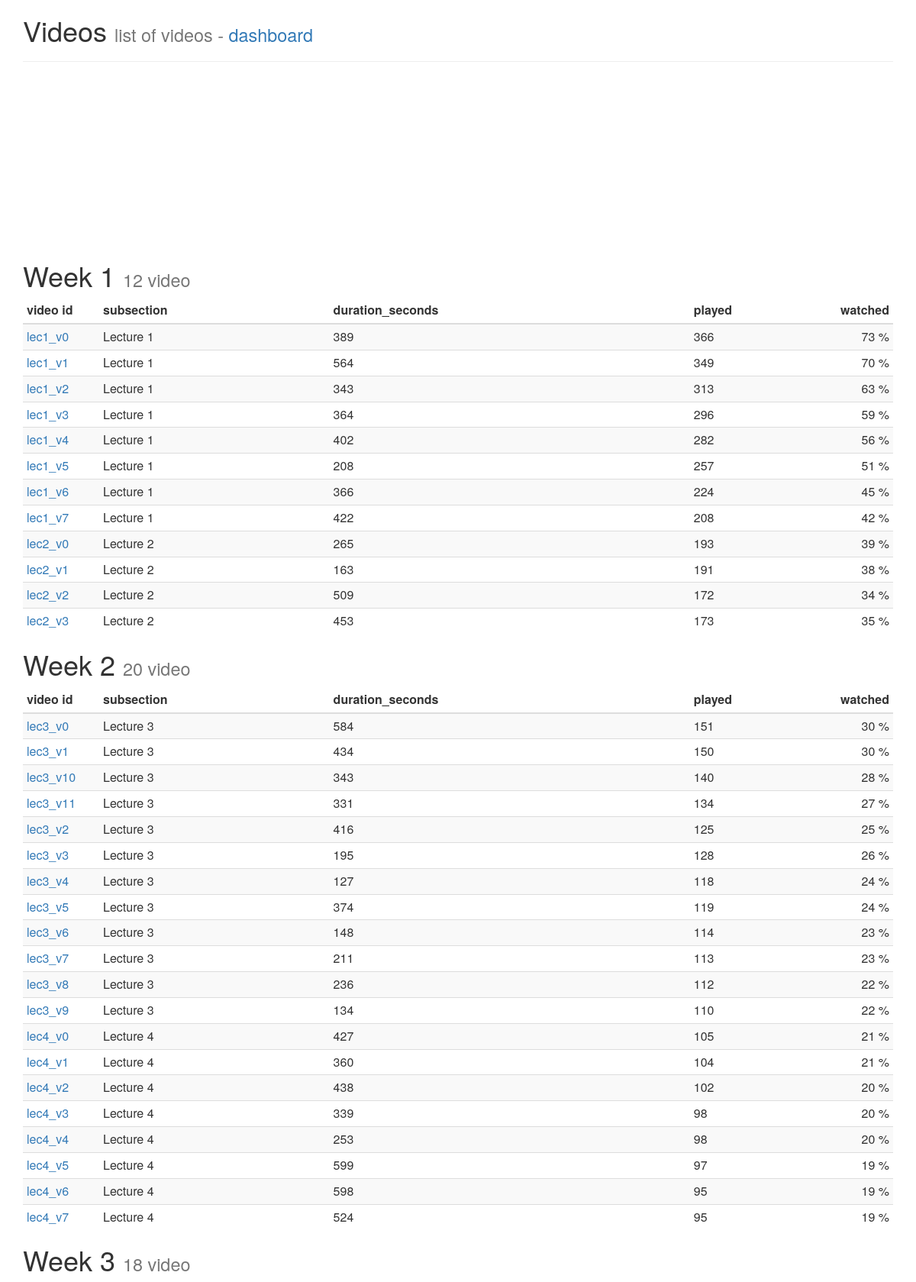
/videos.php (upper part), run on the app's committed database.
### tables this page shows
CREATE TABLE IF NOT EXISTS `videos` (
  `id` varchar(32) NOT NULL,
  `section` varchar(32) NOT NULL,
  `subsection` varchar(32) NOT NULL,
  `duration_seconds` int(11) NOT NULL
);

### dashboard_functions.php (called while the page is built, shortened)
<?php
function video_access_count()
{
	global $db;
	$sql="SELECT video_id, COUNT(*) as count FROM `video_views` WHERE 1 GROUP BY video_id;";
	$q=$db->query($sql) or die("errro:$sql");
	$dat=[];
	while($r=$q->fetch(PDO::FETCH_ASSOC)){
		$dat[$r['video_id']]=$r['count'];
	}
	return $dat;
}

### videos.php (the view, shortened to what this page needs)
<?php
include "connect.php";
include "header.php";
include_once "dashboard_functions.php";
?>
<html>
<head>
</head>
<body>
<div class='container'>
<h1>Videos <small>list of videos - <a href='index.php'>dashboard</a></small></h1>
<hr />
<div id='chart'></div>
<?php
$sql="SELECT * FROM videos WHERE 1;";
$q=$db->query($sql) or die("error : $sql\n");
$videos=[];
while($r=$q->fetch()){
	$week=$r['section'];
	$videos["$week"][]=$r;
}
$VAC=video_access_count();
ksort($videos);
echo "<br />";
foreach ($videos as $week=>$video) {
	echo "<h1>$week <small>".count($video)." video</small></h1>";
	echo "<table class='table table-condensed table-striped'>";
	echo "<thead>";
	echo "<th width=100>video id</th>";
	echo "<th>subsection</th>";
	echo "<th title='video duration'>duration_seconds</th>";
	echo "<th title='Video played by n students'>played</th>";
	echo "<th width=60>watched</th>";
	echo "</thead>";
	echo "<tbody>";
	foreach($video as $r){
		echo "<tr>";
		echo "<td><a href=video.php?id=".$r['id'].">".$r['id']."</a>";
		echo "<td>".$r['subsection'];
		echo "<td>".$r['duration_seconds'];
		echo "<td>".$VAC[$r['id']];
		echo "<td style='text-align:right'>".round($VAC[$r['id']]/500*100)." %";
	}
	echo "</tbody>";
	echo "</table>";
}
?>
</body>

### data on the page
videos: id "lec1_v0", subsection "Lecture 1", duration_seconds "389", id "366", $VAC[$r['id']]/500*100 "73"
videos: id "lec1_v1", subsection "Lecture 1", duration_seconds "564", id "349", $VAC[$r['id']]/500*100 "70"
videos: id "lec1_v2", subsection "Lecture 1", duration_seconds "343", id "313", $VAC[$r['id']]/500*100 "63"
videos: id "lec1_v3", subsection "Lecture 1", duration_seconds "364", id "296", $VAC[$r['id']]/500*100 "59"
videos: id "lec1_v4", subsection "Lecture 1", duration_seconds "402", id "282", $VAC[$r['id']]/500*100 "56"
videos: id "lec1_v5", subsection "Lecture 1", duration_seconds "208", id "257", $VAC[$r['id']]/500*100 "51"
videos: id "lec1_v6", subsection "Lecture 1", duration_seconds "366", id "224", $VAC[$r['id']]/500*100 "45"
videos: id "lec1_v7", subsection "Lecture 1", duration_seconds "422", id "208", $VAC[$r['id']]/500*100 "42"
videos: id "lec2_v0", subsection "Lecture 2", duration_seconds "265", id "193", $VAC[$r['id']]/500*100 "39"
videos: id "lec2_v1", subsection "Lecture 2", duration_seconds "163", id "191", $VAC[$r['id']]/500*100 "38"
videos: id "lec2_v2", subsection "Lecture 2", duration_seconds "509", id "172", $VAC[$r['id']]/500*100 "34"
videos: id "lec2_v3", subsection "Lecture 2", duration_seconds "453", id "173", $VAC[$r['id']]/500*100 "35"
videos: id "lec3_v0", subsection "Lecture 3", duration_seconds "584", id "151", $VAC[$r['id']]/500*100 "30"
videos: id "lec3_v1", subsection "Lecture 3", duration_seconds "434", id "150", $VAC[$r['id']]/500*100 "30"
videos: id "lec3_v10", subsection "Lecture 3", duration_seconds "343", id "140", $VAC[$r['id']]/500*100 "28"
videos: id "lec3_v11", subsection "Lecture 3", duration_seconds "331", id "134", $VAC[$r['id']]/500*100 "27"
videos: id "lec3_v2", subsection "Lecture 3", duration_seconds "416", id "125", $VAC[$r['id']]/500*100 "25"
videos: id "lec3_v3", subsection "Lecture 3", duration_seconds "195", id "128", $VAC[$r['id']]/500*100 "26"
videos: id "lec3_v4", subsection "Lecture 3", duration_seconds "127", id "118", $VAC[$r['id']]/500*100 "24"
videos: id "lec3_v5", subsection "Lecture 3", duration_seconds "374", id "119", $VAC[$r['id']]/500*100 "24"
videos: id "lec3_v6", subsection "Lecture 3", duration_seconds "148", id "114", $VAC[$r['id']]/500*100 "23"
videos: id "lec3_v7", subsection "Lecture 3", duration_seconds "211", id "113", $VAC[$r['id']]/500*100 "23"
videos: id "lec3_v8", subsection "Lecture 3", duration_seconds "236", id "112", $VAC[$r['id']]/500*100 "22"
videos: id "lec3_v9", subsection "Lecture 3", duration_seconds "134", id "110", $VAC[$r['id']]/500*100 "22"
videos: id "lec4_v0", subsection "Lecture 4", duration_seconds "427", id "105", $VAC[$r['id']]/500*100 "21"
videos: id "lec4_v1", subsection "Lecture 4", duration_seconds "360", id "104", $VAC[$r['id']]/500*100 "21"
videos: id "lec4_v2", subsection "Lecture 4", duration_seconds "438", id "102", $VAC[$r['id']]/500*100 "20"
videos: id "lec4_v3", subsection "Lecture 4", duration_seconds "339", id "98", $VAC[$r['id']]/500*100 "20"
videos: id "lec4_v4", subsection "Lecture 4", duration_seconds "253", id "98", $VAC[$r['id']]/500*100 "20"
videos: id "lec4_v5", subsection "Lecture 4", duration_seconds "599", id "97", $VAC[$r['id']]/500*100 "19"
videos: id "lec4_v6", subsection "Lecture 4", duration_seconds "598", id "95", $VAC[$r['id']]/500*100 "19"
videos: id "lec4_v7", subsection "Lecture 4", duration_seconds "524", id "95", $VAC[$r['id']]/500*100 "19"

### other printed values
$week "Week 1"
count($video) "12"
$week "Week 2"
count($video) "20"
$week "Week 3"
count($video) "18"
